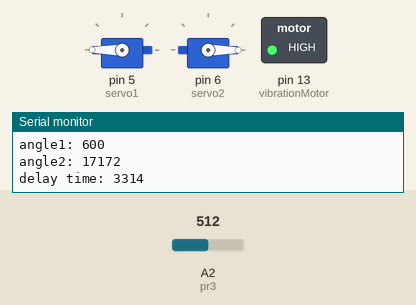
This sketch was run on a simulated Arduino Nano, built with avr-gcc and run on an emulated ATmega328P. On the bench: 2 × servo, switched loads named in the sketch (green lamp = pin HIGH), the last lines printed to the serial monitor. The inputs (shaded band) are chosen by the test bench; at power-on: A2 (pr3) = 512. Random numbers use the default seed unless the sketch sets one.

Above: at 6.9 s.
7.0 s: A2 (pr3) set to 306
At 8.35 s:
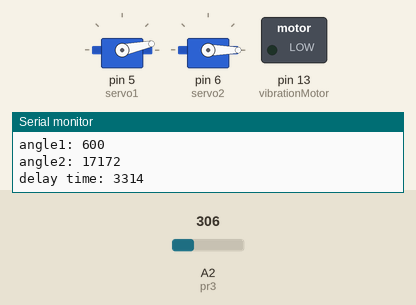
11.7 s: A2 (pr3) set to 293
At 12.56 s:
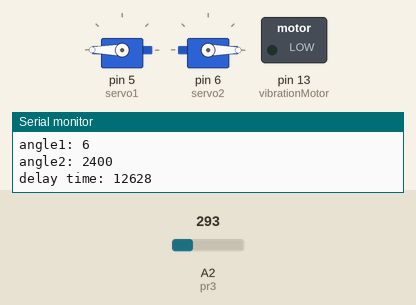
At 15.8 s:
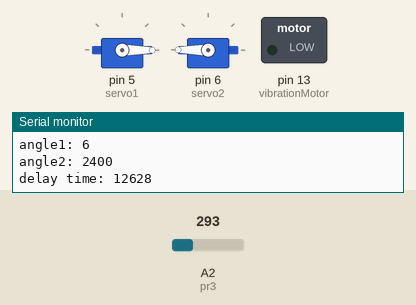
Timing chart, 0 to 22.4 s (numbered marks = the images above; inputs shaded):
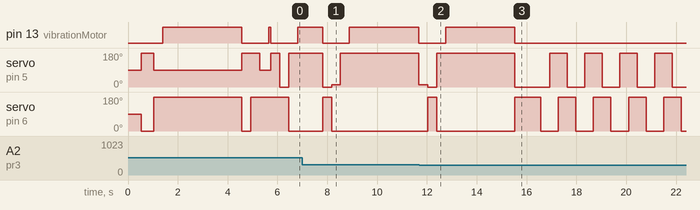

Measured:
- the behaviour switches between 306 and 305 on A2 (pr3) (found by bisection; images 1 and 2)
- after the input at 11.7 s, pin 13 (vibrationMotor): LOW → HIGH after 1.0 s, → LOW 2.8 s later

The sketch:

LevySmarticle.ino
```cpp
#include <math.h>
#include <Servo.h>

/* Pin Definitions */
#define SERVOTYPE 0 //red=0, ross=1

#if SERVOTYPE==0 //RED
  #define servo1 5//5 red//10 ross
  #define servo2 6//6 red//11 ross
#else            //ROSS
  #define servo1 10//5 red//10 ross
  #define servo2 11//6 red//11 ross
#endif
#define vibrationMotor     13      // CHANGE BACK TO a6
#define mic     A6      // CHANGE BACK TO a6
#define stressPin A7    // CHANGE BACK TO orig a7 or a3
#define randPin A4    // CHANGE BACK TO a7
#define led 13    //13 SCK

#define pr1 A0 // front PR sensor
#define pr2 A1 // back PR sensor
#define pr3 A2 // side PR sensor

Servo S1;
Servo S2;
const int SERVONUM = 1;
uint16_t const del = 400;
static int p1 = 1500; static int p2 = 1500;
uint8_t minn = 0; uint8_t maxx = 180; uint8_t midd = 90;

int lightLevel=0; //current light level
int lightLevel2=0;//older light level

/* Levy specific declarations */
const uint16_t n= 352; //number of segments for square gait, make sure this is divisible by 4 always!
const uint16_t s= n/4; //side length declared for clearer code
uint16_t a1[n];//angular position 1, units of microseconds
uint16_t a2[n];//angular position 2, units of microseconds
uint8_t dt=120/60*180/s; //ms for each step:  120[ms]/60[deg] * 180[degrees per side]/s [steps/side]=[ms/step]
uint8_t dtA=120/60;// ms/angle
uint16_t static posIdx=0;

float R=90;//units of degrees
int smallStepSize=s; //indices to move during small step


uint16_t calcStepSize();
void moveServo(int oldV, int newV);
void writeServos(int delTime, int idx1, int idx2);
void defineRightSquareGait();
void vibrate(int delTime);
void rotateSmart(int angle);

void setup() {
Serial.begin(9600);
  S1.attach(servo1,600,2400);
  S2.attach(servo2,600,2400);
  pinMode(led,OUTPUT);
  randomSeed(analogRead(0));

  defineRightSquareGait();

  //start of system in straight shape
  S1.writeMicroseconds(1500);
  S2.writeMicroseconds(1500);
  delay(500);


  writeServos(500,0,0);
}

void loop() {

  //detect light
  lightLevel = analogRead(pr3);//compute and store value of light

  //rotate some amount between -180 and 180
  //rotateSmart(random(-180,180));
  rotateSmart(random(-180,180));

  //exploratory step
  writeServos(dt*smallStepSize,posIdx+smallStepSize,posIdx+smallStepSize);

  //compare light levels
  lightLevel2 = lightLevel;
  lightLevel= analogRead(pr3);
  if (lightLevel<lightLevel2)
    {return;}

  int ss=calcStepSize(); //calc next step size
  moveServo(posIdx,ss);


/////////////////TEST CODE//////////////////
//Serial.println("start");
//moveServo(posIdx=11,1);
//
//Serial.println("start");
//moveServo(posIdx=0,12);
//
//Serial.println("start");
//moveServo(posIdx=2,4);
//
//Serial.println("start");
//moveServo(posIdx=6,23);
//
//Serial.println("start");
//moveServo(posIdx=11,11);
//////////////////////////////////////////////

}
void moveServo(int oldV,int dist)
{
  int delTime=0;
  int revs = (dist+oldV)/n; //number of times steps goes around gait
//  int counts=-1; //counts iterations of while loop,
  int finalPos=(oldV+dist)%n;
  uint8_t cS=oldV/s; //currentSide stores oldV's position 0,1,2,3
  if(finalPos/s != cS ||revs>0 )
  {
    do
    {
      if(cS==3)
      {
        revs--;
        cS=-1;
      }
      cS++;
      writeServos(dt*(s-posIdx%s),(s*cS)%n,(s*cS)%n);

      //////////TESTCODE//////////
//      delay(1000);
//      Serial.println(s*cS);
      ////////////////////////////

    } while((revs!=0) || (finalPos/s !=cS));//while we still need to perform a full revolution or we arent on current side
  }
  writeServos(dt*(finalPos-posIdx),finalPos,finalPos);
    //////////TESTCODE//////////
//    Serial.println(posIdx);
//    Serial.println("finished");
    ////////////////////////////
}
uint16_t calcStepSize()
{
  double v=random(-15707,15707)/10000.0;
  double w=-log(random(0,65000)/65000.0);

  //alpha beta gamma delta
  double A=0.5;
  double B=1;
  double G=1;
  double D=0;

  //const c
  double c=B*tan(PI*A/2.0);
  double b=atan(c);
  double S=pow(1.0+c*c,1.0/(2.0*A));
  double res1=S*sin(A*v+b)/(pow(cos(v),1.0/A))+pow(cos(v*(1.0-A)-b)/w,(1.0-A)/A);
  res1=round(n*res1/pow(2,12)+1);
  if(res1>6*n)
  {
  res1=6*n;
  }
  return uint16_t(res1);
}
void writeServos(int delTime,int idx1,int idx2)
{
//  S1.writeMicroseconds(A[finalPos]);
//  S2.writeMicroseconds(A[(finalPos+s)%n]);

  S1.writeMicroseconds(a1[idx1]);
  S2.writeMicroseconds(a2[idx2]);
  delay(delTime);
  posIdx=idx1;
}
void defineRightSquareGait()
{
  //for some reason right square is:
  //a1=(1,1,0,0)
  //a2=(0,1,1,0)
  for (uint16_t i = 0; i < s; i++) //first leg starting from top right
    {
      a1[i]=(R+R)*10+600;
      a2[i]=round((float(2*i*R)/float(s))-R+R)*10+600;
    }
    for (uint16_t i = 0; i < s; i++) //second leg starting from bottom right
    {
      a1[i+s]=round((float(-2*i*R)/float(s)+R+R)*10+600);
      a2[i+s]=(R+R)*10+600;
    }

    for (uint16_t i = 0; i < s; i++)//third leg starting from bottom left
    {
      a1[i+2*s]=(-R+R)*10+600;
      a2[i+2*s]=round((float(-2*i*R)/float(s)+R+R)*10+600);
    }

    for (uint16_t i = 0; i < s; i++)//fourth leg starting from top left
    {
      a1[i+3*s]=round((float(2*i*R)/float(s)-R+R)*10+600);
      a2[i+3*s]=(-R+R)*10+600;
    }

    //calculate delay time based on size of movement

    //.12 s/60 deg--> 2 ms/deg
    //2*R/s = deg/step unique for centered square gait

    //specific to square gait!
    dt=round(float(2*R)/float(s)*2);// (ms/step)
}

void rotateSmart(int angle)
{
  //angle>0 rotates ccw
  //from video 9x9:
  //ccw = 60 deg/s = 16.667 ms/deg
  //cw  = 24 deg/s = 41.667 ms/deg;
  float vibDelay=0;
  int ang1Diff=0;
  int ang2Diff=0;
  int ang1=0;
  int ang2=0;
  if(angle>=0)
  {
    vibDelay=16.667;
    ang1=2400;
    ang2=600;
  }
  else
  {
    vibDelay=41.667;
    ang1=1500;
    ang2=2400;
  }
  S1.writeMicroseconds(ang1);
  S2.writeMicroseconds(ang2);
  ang1Diff=abs(((a1[posIdx]-600)/10)-((ang1-600)/10));
  ang2Diff=abs(((a2[posIdx]-600)/10)-((ang2-600)/10));

  //delay while servos reach vibration position
  Serial.println("angle1: "+ String(a1[posIdx]));
  Serial.println("angle2: "+ String(a2[posIdx]));

  Serial.println("delay time: " + String(max(ang1Diff,ang2Diff)*dtA));
//  delay(max(ang1Diff,ang2Diff)*dtA); //delay for amount of time it takes to get to position
  delay(360); //delay for amount of time it takes to get to position
  vibrate(round(vibDelay*abs(angle)));

  //move back to old position
  writeServos(360,posIdx,posIdx);

}
void vibrate(int delTime)
{
  digitalWrite(vibrationMotor, HIGH);
  delay(delTime);
  digitalWrite(vibrationMotor, LOW);
}
```
